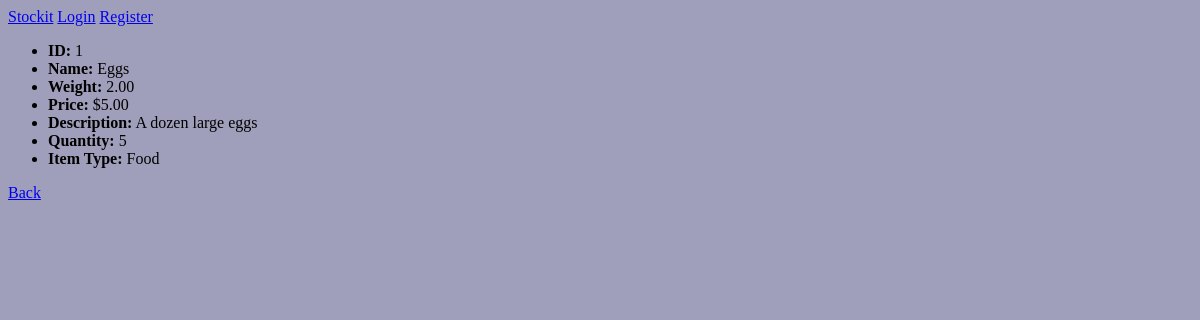
Page /inventory/1/ on the earlier database version.
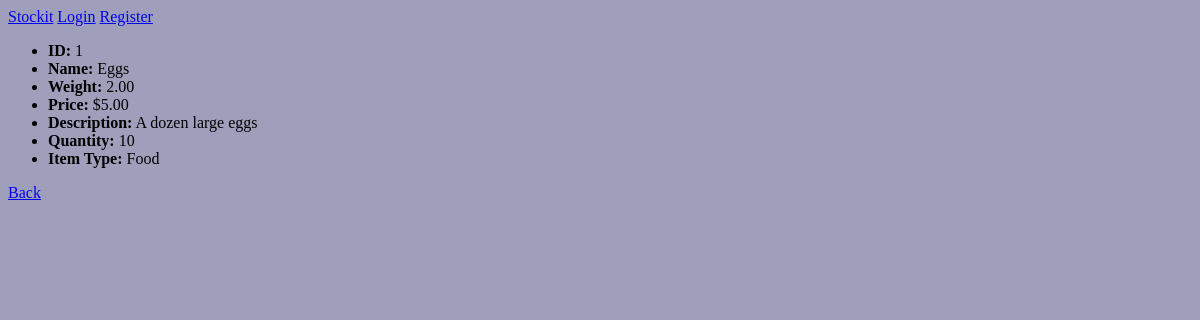
Same page on the later database version.
### inventory/models.py (models this page shows, shortened)
class Item(models.Model):
    name = models.CharField(max_length=45, null=False)
    weight = models.DecimalField(max_digits=5, decimal_places=2, null=False)
    price = models.DecimalField(max_digits=7, decimal_places=2, null=False, default=0)
    description = models.CharField(max_length=45)
    quantity = models.IntegerField(null=False, default=0)
    itemtype = models.ForeignKey(ItemType, null=True, on_delete=models.SET_NULL)

class ItemType(models.Model):
    name = models.CharField(max_length=45, null=False, unique=True)
    class Meta:
        verbose_name_plural = "Item Types"

### inventory/views.py (the view)
# urls.py: path('<int:pk>/', views.ItemDetail.as_view(), name="item_detail"),
class ItemDetail(DetailView):
    template_name = "items/detail.html"
    model = Item
    context_object_name = "item"

### inventory/templates/items/detail.html (shortened to what this page needs)
{% extends "base.html" %}
{% block content %}
    <ul>
        <li><b>ID:</b> {{ item.id }}</li>
        <li><b>Name:</b> {{ item.name }}</li>
        <li><b>Weight:</b> {{ item.weight }}</li>
        <li><b>Price:</b> ${{ item.price }}</li>
        <li><b>Description:</b> {{ item.description }}</li>
        <li><b>Quantity:</b> {{ item.quantity }}</li>
        <li><b>Item Type:</b> {{ item.itemtype.name }}</li>
    </ul>
    <a href="{% url 'inventory:item_list' %}">Back</a>
{% endblock content%}

Differences in the rows shown:
changed Item "Eggs": quantity "5" → "10"
